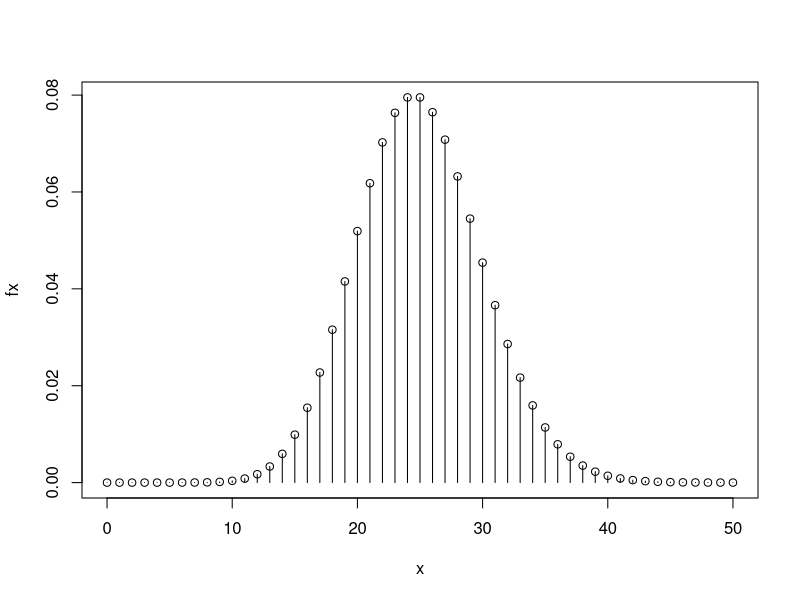
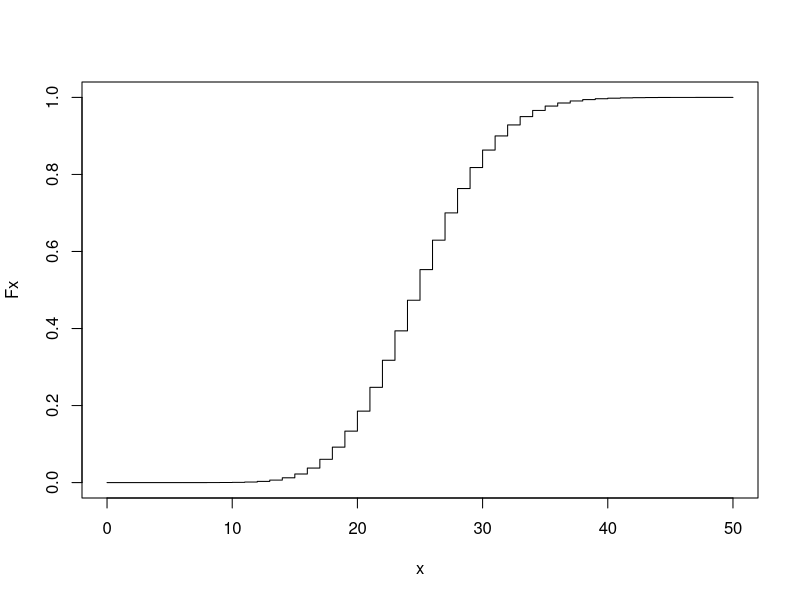

The R script that drew these images, in order: (Note: this script raises an error after producing the figures.)
#pregunta 1

#P(X=10) probabilidad de recibir 10 llamadas en una hora
dpois(10,25)
x<- 0:50
fx<- dpois(x,25)
plot(x,fx)
lines(x,fx,type="h")

#probabilidad de 30 llamadas
dpois(30,25)

#probailidad de recibir como mucho 30 llamadas
ppois(30,25)
Fx<-ppois(x,25)
plot(x,Fx,type="s")

#probailidad de recibir como minimo 30 llamadas
1-ppois(29,25)

#primer cuartil
qpois(0.25,25)

#probabilidad de que pase 0.033 horas entre dos llamadas
fx<-dexp(x,25)
x<- seq(0,0.2,0.001)
plot(x,fx, type="l")
t<-0.033
dexp(t,25)
#deberia de ser 0 P(X=0.033)=0

##probailidad de que pase al menos 0.052 horas entre dos llamadas
1-pexp(0.052,25)
Fx<- pexp(x,25)
plot(x,Fx,type="l")

#tercer cuartil
qexp(0.75,25)

#simular un tiempo de espera entre dos llamadas
set.seed(123)
simul<- rexp(500000,25)
hist(simul)
mean(simul)
